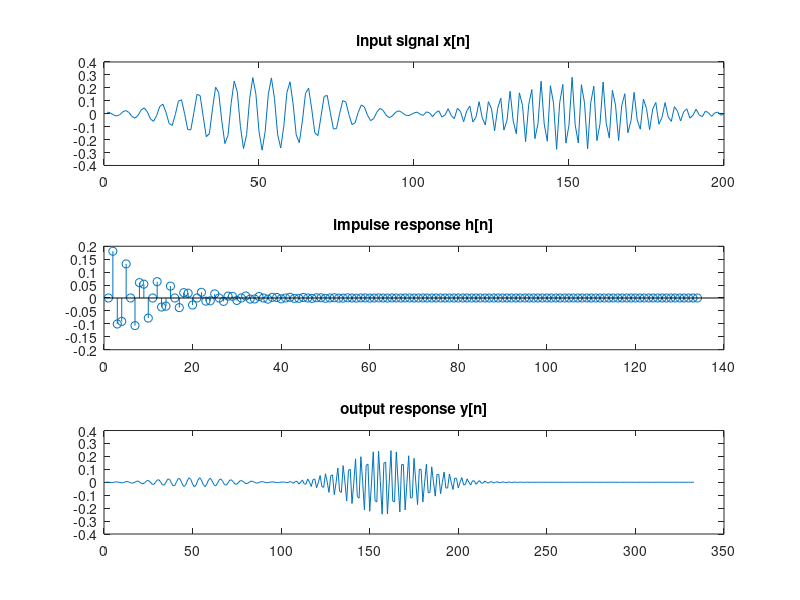

This chart was generated by the following MATLAB code: (Note: this script raises an error after producing the figure.)
clc;
clear;

r=0.9;
phi=0.6*pi;
zero=[0];
z=exp(1j*phi);
pole=[r*z r/z];
H=1/(1-(2*r*cos(phi)*z^-1)+(r/z)^2);
b0=1/abs(H);
[b,a]=zp2tf(zero,pole,b0);
freqz(b,a);

mu=0;
sigma=[0.5 1 2];
w1=0.34*pi;
w2=0.6*pi;
n=linspace(-5,5,100);
n_=0:length(n)-1;

s=(1/sqrt(2*pi*sigma(3)))*exp((-1*(n-mu).^2)./(2*sigma(3).^2));
s1=s.*cos(w1*n_);
s2=s.*cos(w2*n_);
x=[s1 s2];
Xf=fft(x);

[h,n]=impz(b,a);
Hf=fft(H);
y=conv(x,h);
subplot(3,1,1)
plot(x)
title('input signal x[n]')
subplot(3,1,2)
stem(h)
title('impulse response h[n]')
subplot(3,1,3)
plot(y)
title('output response y[n]')
sgtitle('analysis in time domain')

figure;

subplot(3,1,1)
plot(linspace(-1,1,length(x)),abs(fftshift(fft(x))))
title('input signal Xf')
subplot(3,1,2)
plot(linspace(-1,1,length(h)),abs(fftshift(fft(h))))
title('impulse response H')
subplot(3,1,3)
plot(linspace(-1,1,length(y)),abs(fftshift(fft(y))))
title('output response Yf')
sgtitle('analysis in frequency domain')
